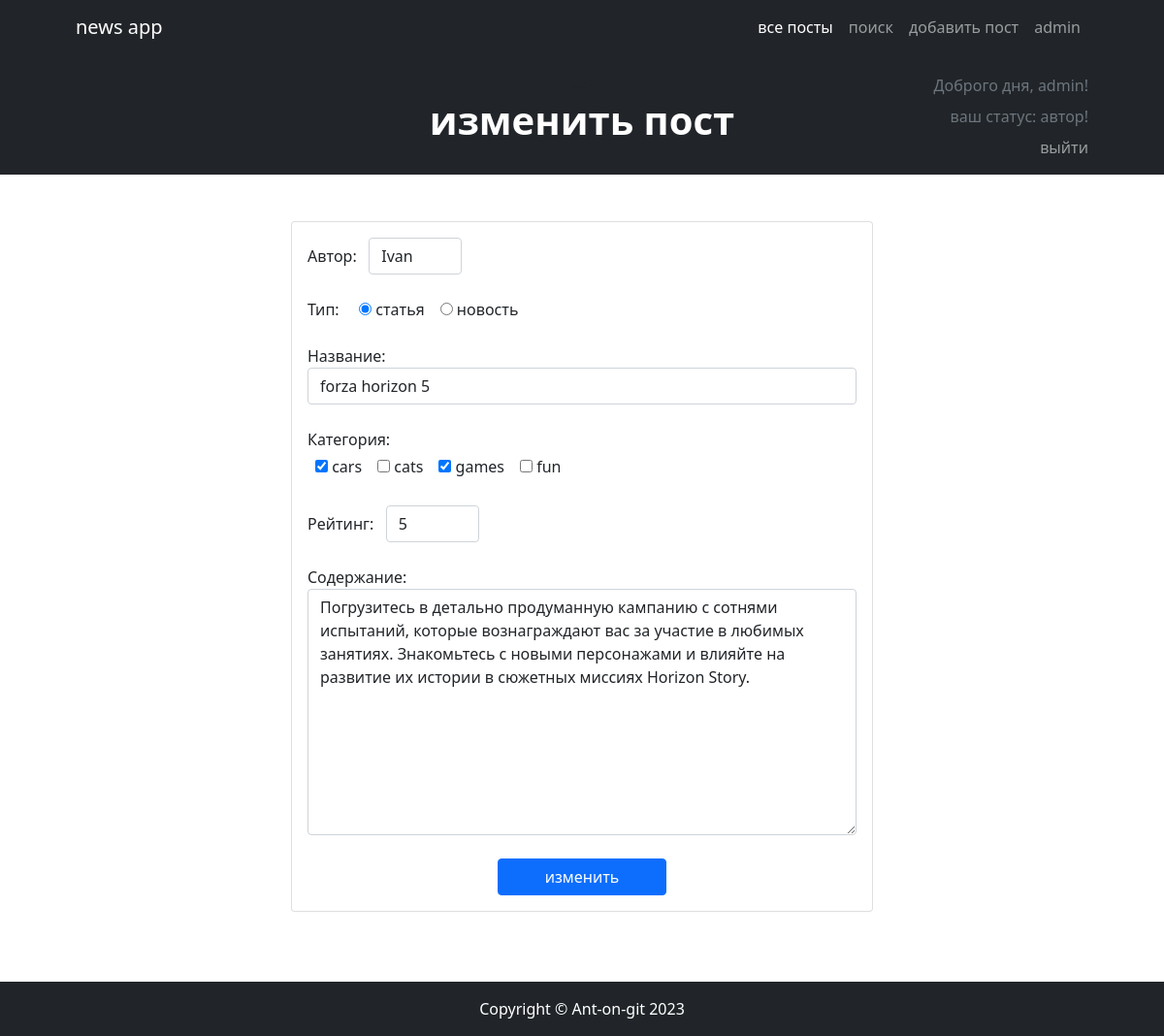
The app's page /1/edit/ (signed in) with its own data.
### news/models.py (models this page shows, shortened)
class Post(models.Model):
    class Types(models.TextChoices):
        article = 'статья', 'статья'
        news = 'новость', 'новость'
    type = models.CharField(max_length=7, choices=Types.choices, default=Types.article)
    datetime_create = models.DateTimeField(auto_now_add=True)
    title = models.CharField(max_length=255)
    text = models.TextField()
    rating = models.IntegerField(default=0)
    author = models.ForeignKey('Author', on_delete=models.CASCADE)
    category = models.ManyToManyField('Category', through='PostCategory')

### news/views.py (the view)
# urls.py: path('<int:pk>/edit/', PostUpdate.as_view(), name='update_post'),
class PostUpdate(PermissionRequiredMixin, UpdateView):
    permission_required = ('news.change_post',)
    template_name = 'postCreate.html'
    form_class = PostForm
    def get_object(self, **kwargs):
        id = self.kwargs.get('pk')
        return Post.objects.get(id=id)
    def get_context_data(self, **kwargs):
        context = super().get_context_data(**kwargs)
        context['edit'] = 'изменить'
        user = self.request.user
        if self.request.user.is_authenticated:
            context['username'] = user.username if user.username else user.email
            context['is_not_author'] = not user.groups.filter(name='authors').exists()
        return context

### news/forms.py
class PostForm(ModelForm):
    author = ModelChoiceField(
        label='Автор',
        queryset=Author.objects.all(),
        widget=Select(attrs={'class': 'form-control', 'style': 'width: 6em; display: inline-block'})
    )
    type = fields.ChoiceField(
        label='Тип',
        choices=(('статья', 'статья'), ('новость', 'новость')),
        widget=RadioSelect()
    )
    title = fields.CharField(
        label='Название',
        widget=TextInput(attrs={'class': 'form-control'})
    )
    category = ModelMultipleChoiceField(
        label='Категория',
        queryset=Category.objects.all(),
        widget=CheckboxSelectMultiple(attrs={'class': 'py-sm-1'})
    )
    rating = fields.IntegerField(
        label='Рейтинг',
        widget=NumberInput(attrs={'class': 'form-control', 'style': 'width: 6em; display: inline-block'})
    )
    text = fields.CharField(
        label='Содержание',
        widget=Textarea(attrs={'class': 'form-control'})
    )
    class Meta:
        model = Post
        fields = ['author', 'type', 'title', 'category', 'rating', 'text']

### news/models.py (called while the page is built)
    def __str__(self):
        return self.name

    def __str__(self):
        return self.user.username

### templates/postCreate.html (shortened to what this page needs)
{% extends 'default.html' %}
{% load custom_filters %}
{% block page_preview %}
    <div class="text-center my-3">-->
      <h1 class="display-6 fw-bold text-white mb-2">
        {% if edit %}
            {{ edit }} пост
        {% else %}
            добавить пост
        {% endif %}
      </h1>
    </div>
{% endblock page_preview %}
{% block default_content %}
    <div class="py-5 col-lg-6 mx-sm-auto">
            <div class="card mb-4">
                    <form method="post" class="card-body">
                        {% for field in form %}
                            <div class="mb-4">
                                {{ field.label_tag }}&nbsp;&nbsp;&nbsp;{{ field }}
                            </div>
                        {% endfor %}
                        <div class="d-md-flex">
                            <input class="btn btn-primary mx-sm-auto px-md-5" type="submit" value="{% if edit %}{{ edit }}{% else %}добавить{% endif %}">
                        </div>
                    </form>
            </div>
    </div>
{% endblock default_content %}

### templates/default.html (shortened to what this page needs)
{% load static %}
<!DOCTYPE html>
<html lang="ru">
    <head>
        <link href="https://cdn.jsdelivr.net/npm/bootstrap-icons@1.4.1/font/bootstrap-icons.css" rel="stylesheet" />
        <link href="{% static 'BootstrapPostList/css/styles.css' %}" rel="stylesheet" />
        <link href="{% static 'BootstrapPostList/css/myStyles.css' %}" rel="stylesheet"/>
    </head>
    <body>
        <div class="wrapper">
            <nav class="navbar navbar-expand-lg navbar-dark bg-dark">
                <div class="container px-5">
                    <a class="navbar-brand" href="#!">news app</a>
                    <div class="collapse navbar-collapse" id="navbarSupportedContent">
                        <ul class="navbar-nav ms-auto mb-2 mb-lg-0">
                            <li class="nav-item"><a class="nav-link active" aria-current="page" href="/">все посты</a></li>
                            <li class="nav-item"><a class="nav-link" href="/search">поиск</a></li>
                            <li class="nav-item"><a class="nav-link" href="/add">добавить пост</a></li>
                            <li class="nav-item"><a class="nav-link" href="/admin/">admin</a></li>
                        </ul>
                    </div>
                </div>
            </nav>
            <header class="bg-dark py-1">
                <div class="container px-5">
                    <div class="row gx-5 justify-content-center">
                        <div class="col-lg-3"></div>
                        <div class="col-lg-6">
                            {% block page_preview %}{% endblock page_preview %}
                        </div>
                        <div class="col-lg-3">
                            <div class="text-muted my-1 flex-right-bottom user-info">
                            {% if username %}
                                <p class="my-md-1">Доброго дня, {{ username }}!</p>
                                <p class="flex-right-bottom my-md-1">ваш статус:
                                    {% if is_not_author %}
                                        читатель.
                                        <button class="btn btn-secondary py-0 my-md-1">
                                            <a class="text-decoration-none link-light" href="get_in_author_group">стать автором</a>
                                        </button>
                                        {% else %}
                                            автор!
                                    {% endif %}
                                </p>
                                <div class="navbar-dark">
                                    <div class="navbar-nav">
                                        <a class="nav-link p-0 mt-1 text-opacity-75" href="/accounts/logout">выйти</a>
                                    </div>
                                </div>
                            {% endif %}
                            </div>
                        </div>
                    </div>
                </div>
            </header>
            <div class="main">
                {% block default_content %}
                {% endblock default_content %}
            </div>
            <footer class="py-3 bg-dark">
                <div class="container px-5"><p class="m-0 text-center text-white">Copyright &copy; Ant-on-git 2023</p></div>
            </footer>
        </div>
    </body>
</html>

### records on screen
Post: form "Ivan" "☑ статья ☐ новость" "forza horizon 5" "5" "Погрузитесь в детально продуманную кампанию с сотнями испытаний, которые вознаграждают вас за участие в любимых занятиях. Знакомьтесь с новыми персонажами и влияйте на развитие их истории в сюжетных миссиях Horizon Story."

### other values on screen
{{ edit }} "изменить"
{{ username }} "admin"
{{ field.label_tag }} "Автор:" "Тип:" "Название:" "Категория:" "Рейтинг:" "Содержание:"
